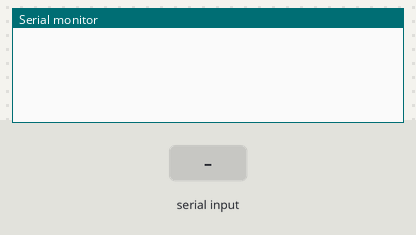
Simulated run of this sketch. Board: Arduino Uno, built with avr-gcc and run on an emulated ATmega328P. Shown: the last lines printed to the serial monitor. Inputs (shaded band) come from the test bench.

Above: at 1.2 s.
1.3 s: "OK" received over Serial
At 2.3 s:
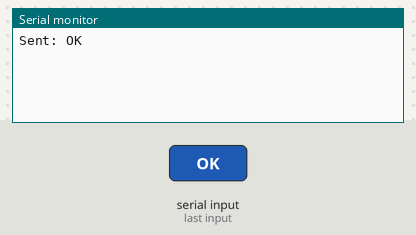
2.8 s: "OK" received over the second serial link
At 4.0 s:
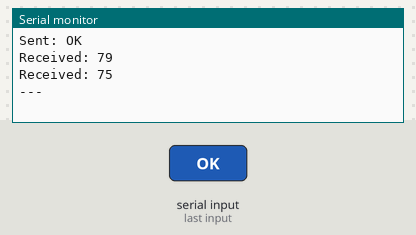
4.3 s: "1" received over Serial
At 5.5 s:
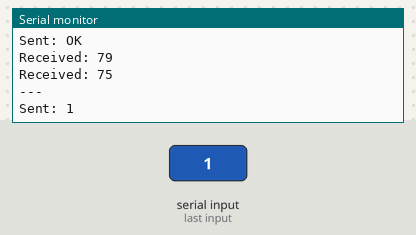
5.8 s: "1" received over the second serial link
At 7.1 s:
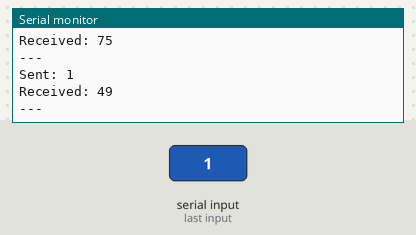

The sketch:

BLE_timing_and_reliability.ino
```cpp
// will attempt to read data
#include <SoftwareSerial.h>

#define LED_PIN LED_BUILTIN

SoftwareSerial bluetooth_serial(7, 8); // RX, TX
// Connect HM10      Arduino Uno
//     Pin 1/TXD          Pin 7
//     Pin 2/RXD          Pin 8
volatile boolean bluetooth_serial_rate_detected = false;

long serial_rates[] = {
  9600, 57600, 115200,
  19200, 38400, 4800, 2400, 1200, 230400
};

bool discover_bluetooth_serial_rate() {
  for (int i = 0; i < (sizeof(serial_rates)/sizeof(long)); i++) {
    Serial.print(".");

    long rate = serial_rates[i];

    bluetooth_serial.begin(rate);
    bluetooth_serial.write("AT");
    bluetooth_serial.flush();
    if (bluetooth_serial.readString() == "OK") {
      Serial.println("\nBluetooth Serial Rate detected: " + String(rate));
      return true;
    } else {
      bluetooth_serial.end();
    }
  }

  Serial.println("\nBluetooth Serial Rate not detected.");

  return false;
}


void setup() {
  Serial.begin(9600); //2400
  //bluetooth_serial_rate_detected = 9600;
  bluetooth_serial.begin(9600);
  // AT+BAUD0 = 9600
  // AT+BAUD1 = 9600
  // AT+BAUD2 = 2400
  // AT+BAUD3 = 4800
  // AT+BAUD4 = 9600
  // AT+BAUD5 = 19200
  // AT+BAUD6 = 38400
  // AT+BAUD7 = 57600
  // AT+BAUD8 = 115200
  //bluetooth_serial_rate_detected = discover_bluetooth_serial_rate();
}

void loop() {
  //if(bluetooth_serial_rate_detected) {
    //int sensorValue = analogRead(A0);
    //Serial.println(sensorValue);

    if (bluetooth_serial.available()) {
      String s = "";
      uint8_t c;
      while((c = bluetooth_serial.read()) != 255) {
        Serial.println("Received: " + String(c));
      }
      Serial.println("---");
    }

    if (Serial.available()) {
      String s = "";
      char c;
      while((c = Serial.read()) != -1) {
        s += c;
        delay(5);
      }

      Serial.println("Sent: " + s);

      bluetooth_serial.print(s);
    }
  //}
}
```

Measured:
- after the input at 1.3 s, the serial monitor: prints a new line at once (image 1)
- after the input at 2.8 s, the serial monitor: prints a new line at once (image 2)
- after the input at 4.3 s, the serial monitor: prints a new line at once (image 3)
- after the input at 5.8 s, the serial monitor: prints a new line at once (image 4)
